Frame 1 (no input): blank canvas, image omitted
Frame 60 (no input): blank canvas, image omitted
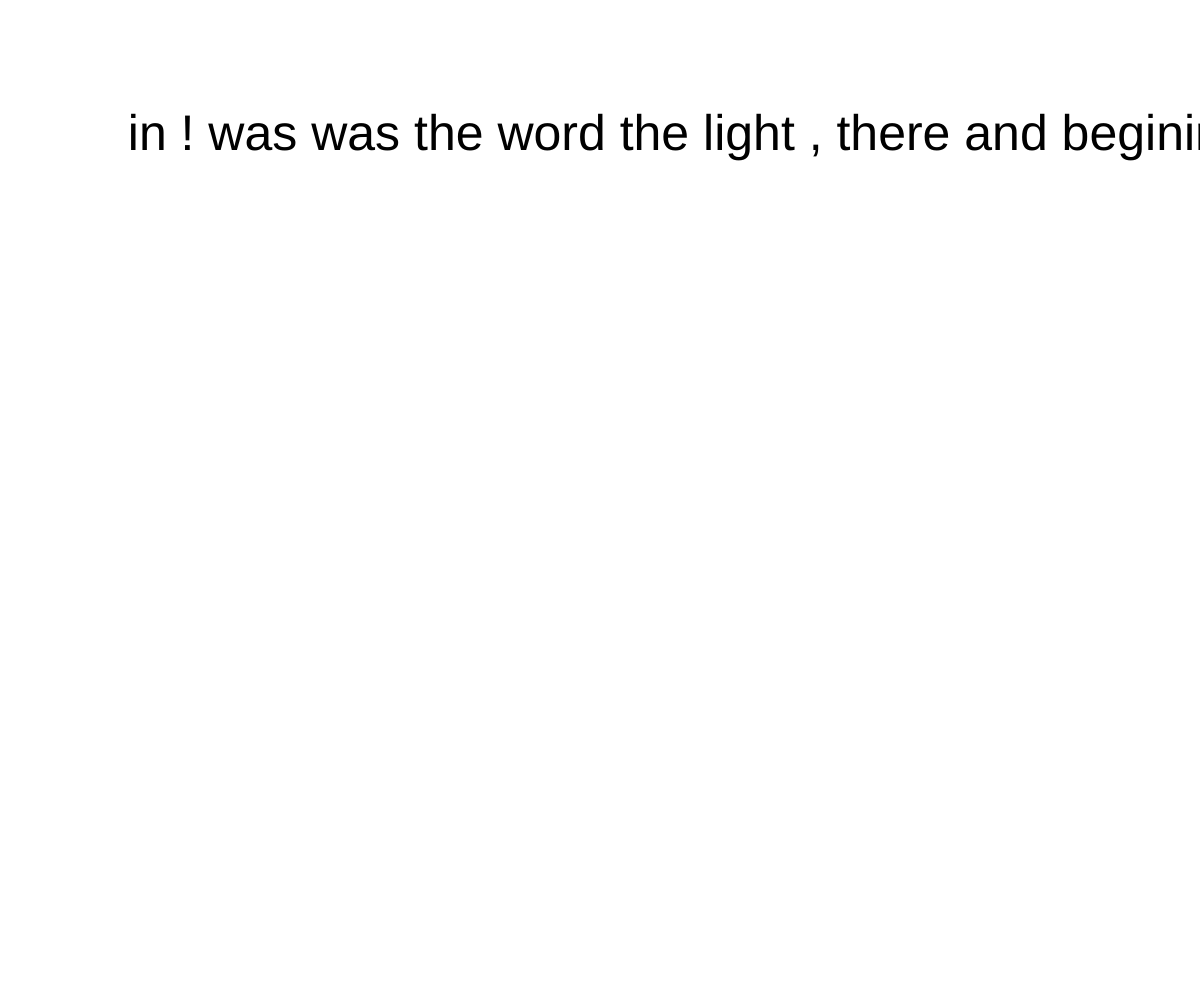
Frame 120 (the mouse pressed at the canvas centre since frame 60)

The p5.js sketch whose frames 1 and 60 were blank and that drew this single picture after the mouse press (run headless with seeded random() and noise() and a simulated clock; from frame 60 on, the mouse is pressed at the canvas centre):

// p5.js sketch
// ── sketch.js

var words = ["in", "the", "begining", "there","was", "the", "word", ",", "and", "there", "was", "light", "!"];
var outputText = "";
var offset = 50;
var counter = 0;

function setup() {
  print(words);
  createCanvas(windowWidth, windowHeight);
  textSize(50);
  frameRate(60);
}


function draw() {
  //background(250);
  counter += 1;
//modulo = une division = % --> modulo te donne le reste de ta division.
// si counter divisé par 60 ne donne pas de reste (==0) alors fait {...}
  if (counter % 100 == 0) {
    doPermutations();
  }

}


// shuffle = mélange, randomize the words
function doPermutations() {
  print(counter);
  shuffle(words,true);
  // words.length = le numéro du total de mots dans la variable "words"
  outputText = " "
  for (var i=0; i < words.length; i+=1){
  //  print(words[i]);
    // text(words[i], 100, 100 + i*30);
    outputText = outputText + " " + words[i];
    }
    text(outputText, 100, 100 + offset);
  //offset +=50; = --> offset = offset + 50
  offset +=50;
}
